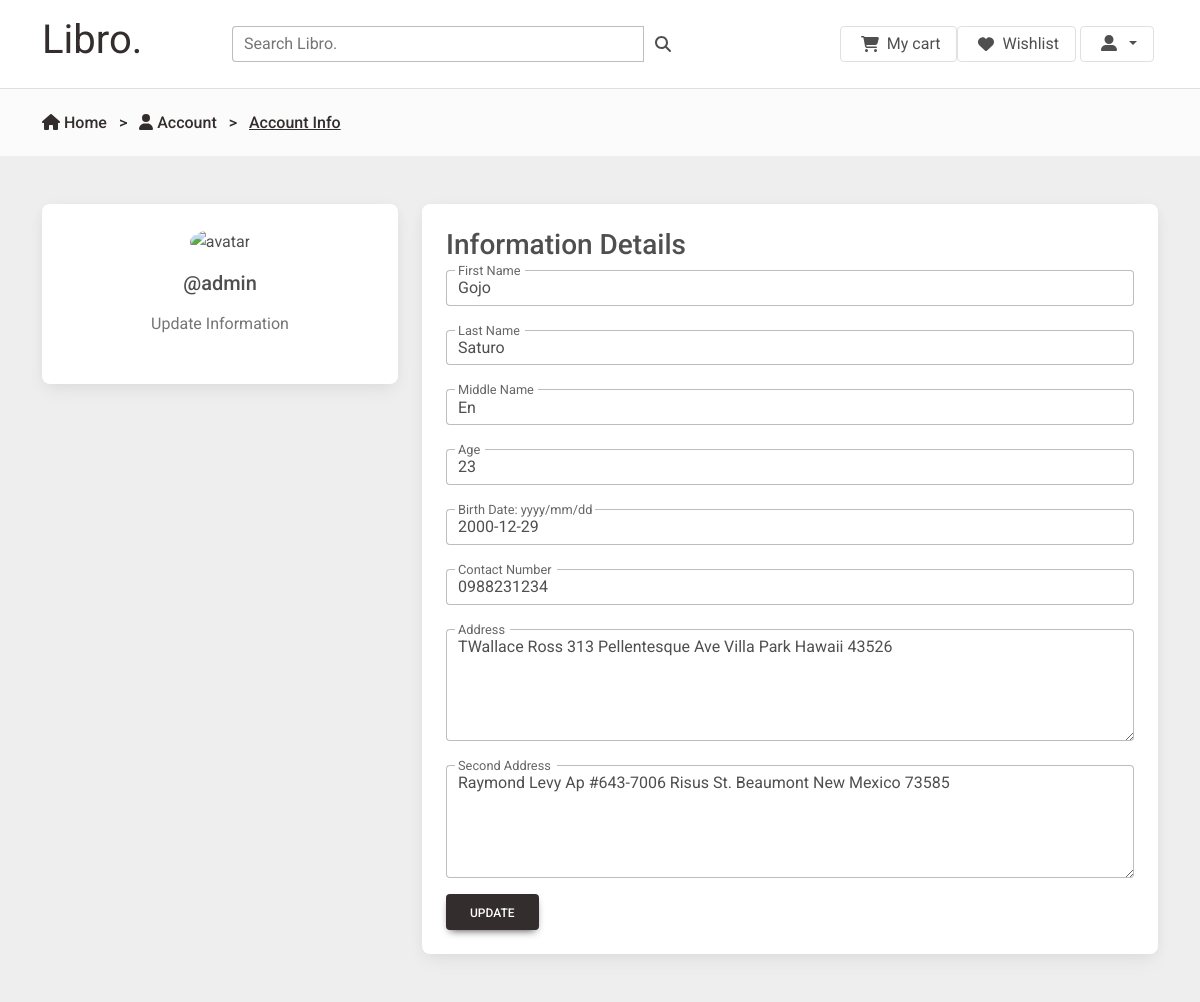
Screenshot of /update-info/2 (signed in) with the database file from the repository.
### book/models.py (models this page shows, shortened)
class UserDetails(models.Model):
    user_name = models.ForeignKey(User, on_delete=models.CASCADE)
    address1 = models.TextField(max_length=1000)
    address2 = models.TextField(max_length=1000, blank=True, null=True)
    fname = models.CharField(max_length=255)
    lname = models.CharField(max_length=255)
    midname = models.CharField(max_length=255)
    user_avatar = models.ImageField(upload_to="user_images")
    age = models.PositiveIntegerField()
    birthdate = models.DateField(null=True)
    contact = models.CharField(max_length=11)

### book/views.py (the view, shortened to what this page needs)
# urls.py: path('update-info/<int:pk>', views.update_user_info, name="update-info"),
@login_required(login_url="login")
def update_user_info(request, pk):
    info = get_object_or_404(UserDetails, pk=pk)
    return render(request, 'book/update-info.html', {'info':info})

### book/templates/book/update-info.html (shortened to what this page needs)
{% extends 'layout/base.html' %}
{% block content %}
<header>
  <div class="bg-light">
    <div class="container py-4">
      <nav class="d-flex">
        <h6 class="mb-0">
          <a href="{% url 'store-page' %}" class="text-dark"> <i class="fa-solid fa-house"></i> Home</a>
          <span class="text-dark mx-2"> > </span>
          <a href="{% url 'user-account' %}" class="text-dark"><i class="fas fa-user"></i
        > Account</a>
          <span class="text-dark mx-2"> > </span>
          <a href="/account" class="text-dark"><u>Account Info</u></a>
        </h6>
      </nav>
    </div>
  </div>
</header>
<section style="background-color: #eee;">
  <div class="container py-5">
    <div class="row">
      <div class="col-lg-4">
        <div class="card mb-4">
          <div class="card-body text-center">
            <img src="https://mdbcdn.b-cdn.net/img/Photos/new-templates/bootstrap-chat/ava3.webp" alt="avatar"
              class="rounded-circle img-fluid" style="width: 150px;">
            <h5 class="my-3">@{{ user.username }}</h5>
            <p class="text-muted mb-4">Update Information</p>
          </div>
        </div>
      </div>
      <div class="col-lg-8">
        <div class="card">
          <div class="card-body">
            <div class="row">
            	<form method="post">
				  	<h3>Information Details</h3>
					<div class="form-outline">
					  <input type="text" id="form12" class="form-control" name="fname" value="{{info.fname}}" required />
					  <label class="form-label" for="form12">First Name</label>
					</div>
					<div class="form-outline mt-4">
					  <input type="text" id="form12" class="form-control" name="lname" value="{{info.lname}}" />
					  <label class="form-label" for="form12">Last Name</label>
					</div>
					<div class="form-outline mt-4">
					  <input type="text" id="form12" class="form-control" name="midname" value="{{info.midname}}"/>
					  <label class="form-label" for="form12">Middle Name</label>
					</div>
					<div class="form-outline mt-4">
					  <input type="number" id="form12" class="form-control" name="age" value="{{info.age}}" required   />
					  <label class="form-label" for="form12">Age</label>
					</div>
					<div class="form-outline mt-4">
					  <input type="text" id="form12" class="form-control" name="birthdate"
					  value="{{ info.birthdate|date:'Y-m-d' }}" required />
					  <label class="form-label" for="form12">Birth Date: yyyy/mm/dd</label>
					</div>
					<div class="form-outline mt-4">
					    <input type="tel" id="typePhone" class="form-control" name="contact" value="{{info.contact }}" required />
					    <label class="form-label" for="typePhone">Contact Number</label>
					</div>
					<div class="form-outline mt-4">
						<textarea class="form-control" id="textAreaExample" rows="4" name="address1"
						 required>{{ info.address1 }}</textarea>
  					   	<label class="form-label" for="textAreaExample">Address </label>
					</div>
					<div class="form-outline mt-4 mb-3">
						<textarea class="form-control" id="textAreaExample" rows="4" name="address2">{{ info.address2 }}</textarea>
  					   	<label class="form-label" for="textAreaExample">Second Address</label>
					</div>
				  <button type="submit" class="btn btn-dark">Update</button>
				</form>
            </div>
          </div>
        </div>
      </div>
    </div>
  </div>
</section>
{% endblock %}

### book/templates/layout/base.html (shortened to what this page needs)
{% load static %}
<!DOCTYPE html>
<html lang="en">
  <head>
    <link href="https://cdnjs.cloudflare.com/ajax/libs/font-awesome/6.0.0/css/all.min.css" rel="stylesheet" />
    <link href="https://cdnjs.cloudflare.com/ajax/libs/mdb-ui-kit/6.4.1/mdb.min.css" rel="stylesheet" />
    <link href="{% static 'fontawesomefree/css/all.min.css' %}" rel="stylesheet" type="text/css">
    <link href="{% static 'fontawesomefree/css/fontawesome.css' %}" rel="stylesheet" type="text/css">
    <link href="{% static 'fontawesomefree/css/brands.css' %}" rel="stylesheet" type="text/css">
    <link href="{% static 'fontawesomefree/css/solid.css' %}" rel="stylesheet" type="text/css">
  </head>
  <body>
   {% include 'layout/store-navbar.html'%}
    {% block content %}
    {% endblock content %}
  </body>
</html>

### book/templates/layout/store-navbar.html (shortened to what this page needs)
  <div class="p-3 text-center bg-white border-bottom sticky-top ">
    <div class="container">
      <div class="row gy-3">
        <div class="col-lg-2 col-sm-4 col-4 align-self-center">
          <a href="{% url 'store-page'%}" class="float-start">
            <h1 class="fw-normal text-dark">Libro.</h1>
          </a>
        </div>
        <div class="order-lg-last col-lg-5 col-sm-8 col-8 align-self-center">
          <div class="d-flex float-end">
            <a href="{% url 'view-cart'%}" class="border rounded py-1 px-3 nav-link d-flex align-items-center"> <i class="fas fa-shopping-cart m-1 me-md-2"></i><p class="d-none d-md-block mb-0">My cart</p> </a>
            <a href="{% url 'wishlist' %}" class="me-1 border rounded py-1 px-3 nav-link d-flex align-items-center"> <i class="fas fa-heart m-1 me-md-2"></i><p class="d-none d-md-block mb-0">Wishlist</p></a>
            {% if user.is_authenticated %}
            <div class="dropdown me-1 border rounded py-1 px-3 ">
              <a
                class="nav-link d-flex align-items-center dropdown-toggle"
                href="#"
                role="button"
                target="_blank"
                id="dropdownMenuLink"
                data-mdb-toggle="dropdown"
                aria-expanded="false"
              >
                <i class="fas fa-user-alt m-1 me-md-2"></i>
              </a>
            </div>
            {% else %}
            <a href="{% url 'login' %}" class="me-1 border rounded py-1 px-3 nav-link d-flex align-items-center"> <i class="fas fa-user-alt m-1 me-md-2"></i></a>
            {% endif  %}
          </div>
        </div>
        <div class="col-lg-5 col-md-12 col-12 align-self-center">
          <div class="input-group">
             <form method="get" action="{% url 'search-item-data' %}" class="form-group form-outline">
                <input type="search" name="search-item" placeholder="Search Libro." value="{{search_data}}" class="form-control hover-none" aria-label="Search" aria-describedby="search-addon" required />
             </form>
            <span class="input-group-text border-0" id="search-addon">
              <i class="fas fa-search"></i>
            </span>
          </div>
        </div>
      </div>
    </div>
  </div>

### rows the page displays
UserDetails: fname "Gojo", lname "Saturo", midname "En", age "23", birthdate "2000-12-29", contact "0988231234", address1 "TWallace Ross 313 Pellentesque Ave Villa Park Hawaii 43526", address2 "Raymond Levy Ap #643-7006 Risus St. Beaumont New Mexico 73585"

### other values shown
{{ user.username }} "admin"
